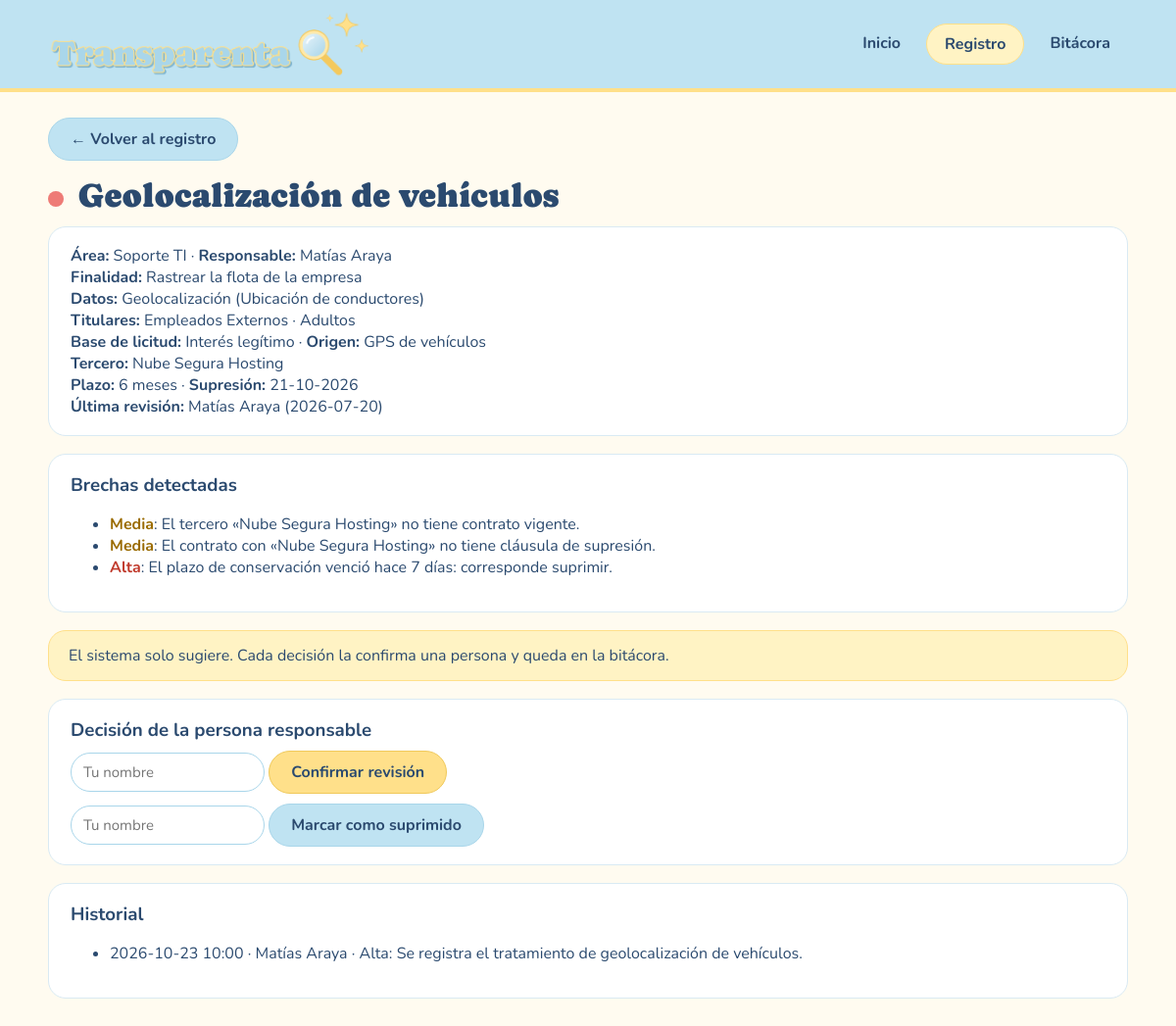
The app's page /tratamiento/11 with its own data.
### tables this page shows
CREATE TABLE tratamiento (
    id                  INTEGER PRIMARY KEY AUTOINCREMENT,
    area_id             INTEGER NOT NULL REFERENCES area(id),
    actividad           TEXT NOT NULL,
    finalidad           TEXT,
    categoria_dato      TEXT NOT NULL CHECK (categoria_dato IN ('Común','Económico','Sensible','Geolocalización')),
    detalle_datos       TEXT,
    grupo_titular       TEXT NOT NULL CHECK (grupo_titular IN ('Empleados','Empleados Externos','Proveedores','Clientes','Postulantes')),
    titulares           TEXT NOT NULL CHECK (titulares IN ('Adultos','Adolescentes (14-17)','Niños y niñas (<14)')),
    base_licitud        TEXT CHECK (base_licitud IN ('Consentimiento','Contrato','Obligación legal','Interés legítimo','Obligación económica','Defensa de derechos') OR base_licitud IS NULL),
    origen              TEXT,
    responsable         TEXT,
    plazo_meses         INTEGER,
    fecha_inicio        TEXT NOT NULL,
    tercero_id          INTEGER REFERENCES tercero(id),
    medidas_seguridad   TEXT,
    revisado_por        TEXT,
    fecha_revision      TEXT,
    suprimido           INTEGER NOT NULL DEFAULT 0 CHECK (suprimido IN (0,1))
);

CREATE TABLE area (
    id           INTEGER PRIMARY KEY AUTOINCREMENT,
    nombre       TEXT NOT NULL UNIQUE,
    responsable  TEXT
);

CREATE TABLE tercero (
    id                 INTEGER PRIMARY KEY AUTOINCREMENT,
    nombre             TEXT NOT NULL,
    rol                TEXT NOT NULL CHECK (rol IN ('Encargado','Proveedor','Otro')),
    contrato_vigente   INTEGER NOT NULL DEFAULT 0 CHECK (contrato_vigente IN (0,1)),
    clausula_supresion INTEGER NOT NULL DEFAULT 0 CHECK (clausula_supresion IN (0,1))
);

CREATE TABLE bitacora (
    id             INTEGER PRIMARY KEY AUTOINCREMENT,
    fecha_hora     TEXT NOT NULL,
    usuario        TEXT NOT NULL,
    accion         TEXT NOT NULL,
    tratamiento_id INTEGER REFERENCES tratamiento(id),
    detalle        TEXT
);

### Aplicacion/app.py (the view)
@app.route("/tratamiento/<int:tid>")
def detalle(tid):
    con = conectar()
    t = con.execute(CONSULTA + " WHERE t.id = ?", (tid,)).fetchone()
    if t is None: abort(404)
    brechas, semaforo, supresion, dias = analizar(t)
    hist = con.execute("SELECT * FROM bitacora WHERE tratamiento_id = ? ORDER BY id DESC", (tid,)).fetchall()
    con.close()
    return render_template("detalle.html", t=t, brechas=brechas, semaforo=semaforo, supresion=supresion, dias=dias, hist=hist)

### Aplicacion/app.py (called while the page is built)
def conectar():
    con = sqlite3.connect(RUTA_BD)
    con.row_factory = sqlite3.Row
    con.execute("PRAGMA foreign_keys = ON")
    return con

def sumar_meses(fecha, meses):
    m = fecha.month - 1 + meses
    anio, mes = fecha.year + m // 12, m % 12 + 1
    dia = min(fecha.day, [31, 29 if anio % 4 == 0 and (anio % 100 != 0 or anio % 400 == 0) else 28,
                          31, 30, 31, 30, 31, 31, 30, 31, 30, 31][mes - 1])
    return date(anio, mes, dia)

### Aplicacion/templates/detalle.html
{% extends "base.html" %}
{% block contenido %}
<p><a class="btn sec" href="{{ url_for('registro') }}">← Volver al registro</a></p>
<h1><span class="luz {{ semaforo }}"></span> {{ t.actividad }}</h1>
<div class="caja">
  <b>Área:</b> {{ t.area_nombre }} · <b>Responsable:</b> {{ t.responsable }}<br>
  <b>Finalidad:</b> {{ t.finalidad }}<br>
  <b>Datos:</b> {{ t.categoria_dato }} ({{ t.detalle_datos }})<br>
  <b>Titulares:</b> {{ t.grupo_titular }} · {{ t.titulares }}<br>
  <b>Base de licitud:</b> {{ t.base_licitud or '—' }} · <b>Origen:</b> {{ t.origen }}<br>
  <b>Tercero:</b> {{ t.tercero_nombre or 'Ninguno' }}<br>
  <b>Plazo:</b> {{ t.plazo_meses }} meses · <b>Supresión:</b>
  {% if supresion %}{{ supresion.strftime('%d-%m-%Y') }}{% else %}—{% endif %}<br>
  <b>Última revisión:</b> {% if t.revisado_por %}{{ t.revisado_por }} ({{ t.fecha_revision }}){% else %}pendiente{% endif %}
</div>
<div class="caja">
  <h3>Brechas detectadas</h3>
  {% if brechas %}
    <ul>{% for g, texto in brechas %}<li><span class="{{ g }}">{{ g }}</span>: {{ texto }}</li>{% endfor %}</ul>
  {% else %}<p>No se detectaron brechas.</p>{% endif %}
</div>
<div class="aviso">El sistema solo sugiere. Cada decisión la confirma una persona y queda en la bitácora.</div>
<div class="caja">
  <h3>Decisión de la persona responsable</h3>
  <form method="post" action="{{ url_for('revisar', tid=t.id) }}" style="display:block;margin-bottom:10px">
    <input type="text" name="usuario" placeholder="Tu nombre" required>
    <button type="submit" class="btn">Confirmar revisión</button>
  </form>
  <form method="post" action="{{ url_for('suprimir', tid=t.id) }}" style="display:block"
        onsubmit="return confirm('¿Confirmas que los datos fueron suprimidos?');">
    <input type="text" name="usuario" placeholder="Tu nombre" required>
    <button type="submit" class="btn sec">Marcar como suprimido</button>
  </form>
</div>
<div class="caja">
  <h3>Historial</h3>
  {% if hist %}<ul>{% for h in hist %}<li>{{ h.fecha_hora }} · {{ h.usuario }} · {{ h.accion }}: {{ h.detalle }}</li>{% endfor %}</ul>
  {% else %}<p>Sin acciones registradas.</p>{% endif %}
</div>
{% endblock %}

### records on screen
tratamiento: actividad "Geolocalización de vehículos", responsable "Matías Araya", finalidad "Rastrear la flota de la empresa", categoria_dato "Geolocalización", detalle_datos "Ubicación de conductores", grupo_titular "Empleados Externos", titulares "Adultos", base_licitud "Interés legítimo", origen "GPS de vehículos", plazo_meses "6", revisado_por "Matías Araya", fecha_revision "2026-07-20"
area: area_nombre "Soporte TI"
tercero: nombre "Nube Segura Hosting"
bitacora: fecha_hora "2026-10-23 10:00", usuario "Matías Araya", accion "Alta", detalle "Se registra el tratamiento de geolocalización de vehículos."

### other values on screen
{{ supresion.strftime('%d-%m-%Y') }} "21-10-2026"
{{ g }} "Media" "Media" "Alta"
{{ texto }} "El tercero «Nube Segura Hosting» no tiene contrato vigente." "El contrato con «Nube Segura Hosting» no tiene cláusula de supresión." "El plazo de conservación venció hace 7 días: corresponde suprimir."
